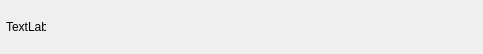
<?xml version="1.0" encoding="UTF-8"?>
<ui version="4.0">
 <class>ContactItem</class>
 <widget class="QWidget" name="ContactItem">
  <property name="geometry">
   <rect>
    <x>0</x>
    <y>0</y>
    <width>483</width>
    <height>54</height>
   </rect>
  </property>
  <property name="sizePolicy">
   <sizepolicy hsizetype="Expanding" vsizetype="Fixed">
    <horstretch>0</horstretch>
    <verstretch>0</verstretch>
   </sizepolicy>
  </property>
  <property name="minimumSize">
   <size>
    <width>0</width>
    <height>54</height>
   </size>
  </property>
  <property name="maximumSize">
   <size>
    <width>16777215</width>
    <height>54</height>
   </size>
  </property>
  <property name="windowTitle">
   <string>ContactItem</string>
  </property>
  <layout class="QHBoxLayout" name="horizontalLayout">
   <property name="spacing">
    <number>12</number>
   </property>
   <property name="leftMargin">
    <number>6</number>
   </property>
   <property name="topMargin">
    <number>0</number>
   </property>
   <property name="rightMargin">
    <number>6</number>
   </property>
   <property name="bottomMargin">
    <number>0</number>
   </property>
   <item>
    <widget class="QLabel" name="label">
     <property name="sizePolicy">
      <sizepolicy hsizetype="Fixed" vsizetype="Fixed">
       <horstretch>0</horstretch>
       <verstretch>0</verstretch>
      </sizepolicy>
     </property>
     <property name="minimumSize">
      <size>
       <width>40</width>
       <height>40</height>
      </size>
     </property>
     <property name="maximumSize">
      <size>
       <width>40</width>
       <height>40</height>
      </size>
     </property>
     <property name="text">
      <string>TextLabel</string>
     </property>
    </widget>
   </item>
   <item>
    <layout class="QVBoxLayout" name="verticalLayout">
     <property name="spacing">
      <number>0</number>
     </property>
     <item>
      <spacer name="verticalSpacer">
       <property name="orientation">
        <enum>Qt::Vertical</enum>
       </property>
       <property name="sizeHint" stdset="0">
        <size>
         <width>158</width>
         <height>5</height>
        </size>
       </property>
      </spacer>
     </item>
     <item>
      <widget class="QLabel" name="userName">
       <property name="text">
        <string/>
       </property>
      </widget>
     </item>
     <item>
      <widget class="QLabel" name="signName">
       <property name="text">
        <string/>
       </property>
      </widget>
     </item>
     <item>
      <spacer name="verticalSpacer_2">
       <property name="orientation">
        <enum>Qt::Vertical</enum>
       </property>
       <property name="sizeHint" stdset="0">
        <size>
         <width>158</width>
         <height>5</height>
        </size>
       </property>
      </spacer>
     </item>
    </layout>
   </item>
  </layout>
 </widget>
 <layoutdefault spacing="6" margin="11"/>
 <resources/>
 <connections/>
</ui>
